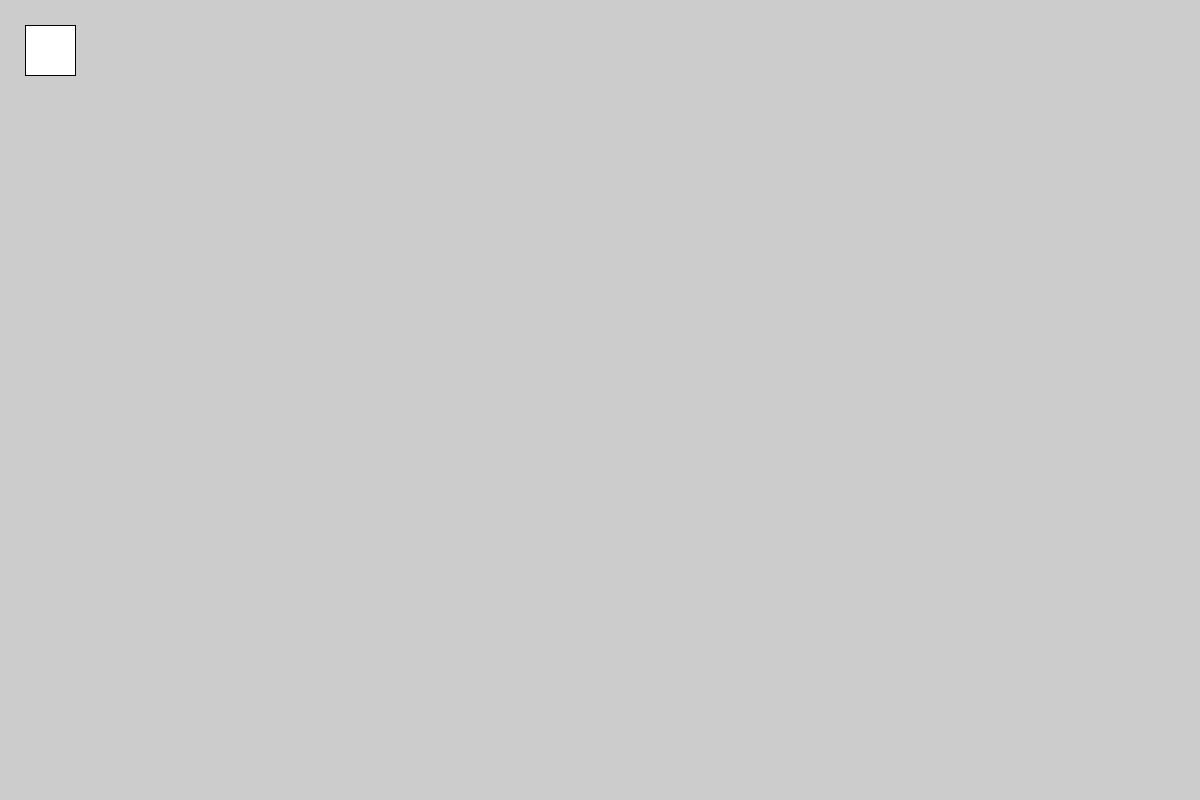
Frame 1 (no input)
Frame 60 (the mouse pressed at the canvas centre just before this capture): identical to frame 1, image omitted
Frame 120 (the mouse held since frame 60 and released just before this capture): identical to frame 1, image omitted

The Processing sketch that drew this single still picture (run headless with seeded random() and noise(); from frame 60 on, the mouse is pressed at the canvas centre):

// Processing sketch: key_pressed
// ── key_pressed.pde
void setup() {
  size(1200, 800);
}

void draw() {
  if (keyPressed) {
    if (key == 'b' || key == 'B') {
      fill(0);
    }
  } else {
    fill(255);
  }
  rect(25, 25, 50, 50);
}
